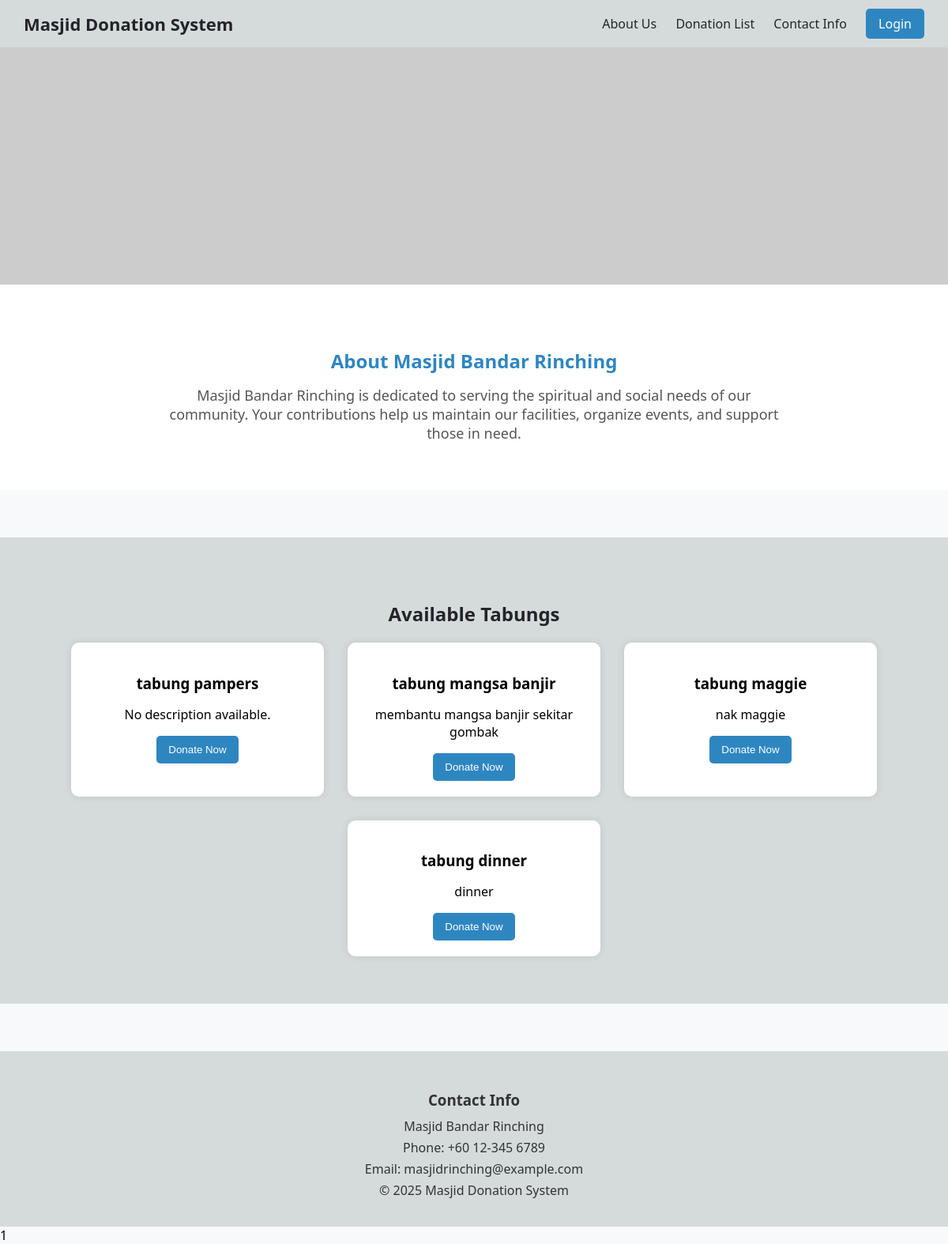
Page /django_donation_project/ on the committed database.
### masjid/models.py (models this page shows, shortened)
class Donation(models.Model):
    name = models.CharField(max_length=100)
    description = models.TextField(blank=True, null=True)
    bank_account = models.CharField(max_length=50, blank=True, null=True)
    qr_code = models.ImageField(upload_to='qr_codes/', blank=True, null=True)
    created_by = models.ForeignKey(User, on_delete=models.SET_NULL, null=True, limit_choices_to={'role': 'president'})
    created_at = models.DateTimeField(auto_now_add=True)

### masjid/views.py (the view)
# urls.py: 2. Add a URL to urlpatterns:  path('', views.home, name='home')
def home(request):
    tabung_list = Donation.objects.all()
    return render(request, 'home.html', {'tabung_list': tabung_list})

### masjid/templates/home.html (shortened to what this page needs)
<!DOCTYPE html>
<html lang="en">
<head>
</head>
<body>
  <div class="navbar">
    <div class="logo">Masjid Donation System</div>
    <div class="nav-links">
      <a href="#about">About Us</a>
      <a href="#donations">Donation List</a>
      <a href="#contact">Contact Info</a>
      <a href="{% url 'login' %}" class="login-btn">Login</a>
    </div>
  </div>
  <div class="header-image"></div>
  <section id="about">
    <h2>About Masjid Bandar Rinching</h2>
    <p>
      Masjid Bandar Rinching is dedicated to serving the spiritual and social needs of our community.
      Your contributions help us maintain our facilities, organize events, and support those in need.
    </p>
  </section>
  <section id="donations">
    <h2>Available Tabungs</h2>
    <div class="cards">
      {% for tabung in tabung_list %}
      <div class="card">
        <h3>{{ tabung.name }}</h3>
        <p>{{ tabung.description|default:"No description available." }}</p>
        <a href="{% url 'donate_form' tabung.id %}">
          <button>Donate Now</button>
        </a>
      </div>
      {% endfor %}
    </div>
  </section>
  <footer id="contact">
    <h3>Contact Info</h3>
    <p>Masjid Bandar Rinching</p>
    <p>Phone: +60 12-345 6789</p>
    <p>Email: masjidrinching@example.com</p>
    <p>&copy; 2025 Masjid Donation System</p>
  </footer>
</body>
</html>

### masjid/templates/home.html (style rules this page uses)
:root { --main-bg: #d5dbdb; --accent: #2e86c1; --light-bg: #f8f9fa; --text-dark: #212529; }
body { font-family: 'Segoe UI', sans-serif; margin: 0; padding: 0; background-color: var(--light-bg); scroll-behavior: smooth; }
.navbar { background-color: var(--main-bg); color: var(--text-dark); display: flex; justify-content: space-between; align-items: center; padding: 15px 30px; box-shadow: 0 2px 5px rgba(0,0,0,0.1); }
.navbar .logo { font-size: 22px; font-weight: bold; }
.nav-links a { margin-left: 20px; color: var(--text-dark); text-decoration: none; font-weight: 500; }
.nav-links .login-btn { background-color: var(--accent); color: white; padding: 8px 16px; border: none; border-radius: 5px; text-decoration: none; }
.header-image { width: 100%; height: 300px; background: url('https://via.placeholder.com/1200x300?text=Welcome+to+Masjid+Donation+System') no-repeat center center/cover; }
#about { padding: 60px 20px; background-color: white; text-align: center; }
#about h2 { color: var(--accent); margin-bottom: 15px; }
#about p { max-width: 800px; margin: auto; font-size: 18px; color: #555; }
#donations { padding: 60px 20px; background-color: var(--main-bg); text-align: center; }
#donations h2 { margin-bottom: 20px; color: var(--text-dark); }
.cards { display: flex; justify-content: center; flex-wrap: wrap; gap: 30px; }
.card { background-color: white; width: 280px; padding: 20px; border-radius: 10px; box-shadow: 0 0 10px rgba(0,0,0,0.1); transition: transform 0.2s ease-in-out; }
.card h3 { margin-bottom: 10px; }
.card button { background-color: var(--accent); color: white; border: none; padding: 10px 15px; border-radius: 5px; cursor: pointer; }
footer { background-color: var(--main-bg); color: #333; text-align: center; padding: 30px 20px; }
footer h3 { margin-bottom: 10px; }
footer p { margin: 5px 0; }
section { margin-bottom: 60px; }

### rows in the picture
Donation: name "tabung pampers", description "No description available."
Donation: name "tabung mangsa banjir", description "membantu mangsa banjir sekitar gombak"
Donation: name "tabung maggie", description "nak maggie"
Donation: name "tabung dinner", description "dinner"
